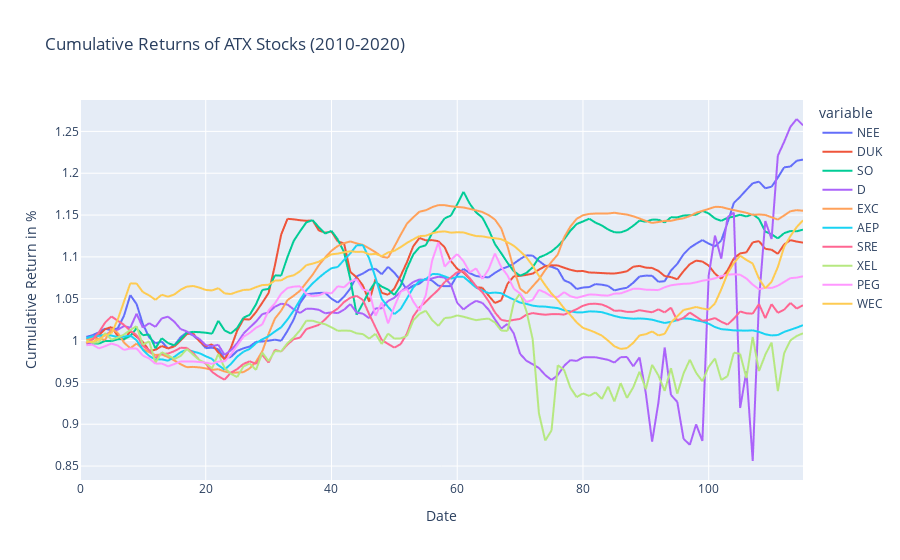

Notebook source saved alongside this figure:
### Code cell
dfNEE = pd.DataFrame(test_resultNEE,
                  columns = ['NEE'])
dfDUK = pd.DataFrame(test_resultDUK,
                  columns = ['DUK'])
dfSO = pd.DataFrame(test_resultSO,
                  columns = ['SO'])
dfD = pd.DataFrame(test_resultD,
                  columns = ['D'])
dfEXC = pd.DataFrame(test_resultEXC,
                  columns = ['EXC'])
dfAEP = pd.DataFrame(test_resultAEP,
                  columns = ['AEP'])
dfSRE = pd.DataFrame(test_resultSRE,
                  columns = ['SRE'])
dfXEL = pd.DataFrame(test_resultXEL,
                  columns = ['XEL'])
dfPEG = pd.DataFrame(test_resultPEG,
                  columns = ['PEG'])
dfWEC = pd.DataFrame(test_resultWEC,
                  columns = ['WEC'])
#---------------------------------------------------------------------------------------------#

TEST = pd.concat([dfNEE,dfDUK,dfSO,dfD,dfEXC,dfAEP,dfSRE,dfXEL,dfPEG,dfWEC], axis=1)
#---------------------------------------------------------------------------------------------#

NEE_daily_returns = TEST['NEE'].pct_change()
DUK_daily_returns = TEST['DUK'].pct_change()

SO_daily_returns = TEST['SO'].pct_change()
D_daily_returns = TEST['D'].pct_change()

EXC_daily_returns = TEST['EXC'].pct_change()
AEP_daily_returns = TEST['AEP'].pct_change()

SRE_daily_returns = TEST['SRE'].pct_change()
XEL_daily_returns = TEST['XEL'].pct_change()

PEG_daily_returns = TEST['PEG'].pct_change()
WEC_daily_returns = TEST['WEC'].pct_change()
#---------------------------------------------------------------------------------------------#
dfNEEreturn = NEE_daily_returns.to_frame()
dfDUKreturn = DUK_daily_returns.to_frame()

dfSOreturn = SO_daily_returns.to_frame()
dfDreturn = D_daily_returns.to_frame()

dfEXCreturn = EXC_daily_returns.to_frame()
dfAEPreturn = AEP_daily_returns.to_frame()

dfSREreturn = SRE_daily_returns.to_frame()
dfXELreturn = XEL_daily_returns.to_frame()

dfPEGreturn = PEG_daily_returns.to_frame()
dfWECreturn = WEC_daily_returns.to_frame()
#---------------------------------------------------------------------------------------------#
TESTDailyReturn = pd.concat([dfNEEreturn,
                             dfDUKreturn,
                             dfSOreturn,
                             dfDreturn,
                             dfEXCreturn,
                             dfAEPreturn,
                             dfSREreturn,
                             dfXELreturn,
                             dfPEGreturn,
                             dfWECreturn], axis=1)
#---------------------------------------------------------------------------------------------#


NEE_cum_returns = (NEE_daily_returns + 1).cumprod()
DUK_cum_returns = (DUK_daily_returns + 1).cumprod()

SO_cum_returns = (SO_daily_returns + 1).cumprod()
D_cum_returns = (D_daily_returns + 1).cumprod()

EXC_cum_returns = (EXC_daily_returns + 1).cumprod()
AEP_cum_returns = (AEP_daily_returns + 1).cumprod()

SRE_cum_returns = (SRE_daily_returns + 1).cumprod()
XEL_cum_returns = (XEL_daily_returns + 1).cumprod()

PEG_cum_returns = (PEG_daily_returns + 1).cumprod()
WEC_cum_returns = (WEC_daily_returns + 1).cumprod()
#---------------------------------------------------------------------------------------------#

dfNEECUM = NEE_cum_returns.to_frame()
dfDUKCUM = DUK_cum_returns.to_frame()

dfSOCUM = SO_cum_returns.to_frame()
dfDCUM = D_cum_returns.to_frame()

dfEXCCUM = EXC_cum_returns.to_frame()
dfAEPCUM = AEP_cum_returns.to_frame()

dfSRECUM = SRE_cum_returns.to_frame()
dfXELCUM = XEL_cum_returns.to_frame()

dfPEGCUM = PEG_cum_returns.to_frame()
dfWECCUM = WEC_cum_returns.to_frame()

#---------------------------------------------------------------------------------------------#
TESTCUM = pd.concat([dfNEECUM,dfDUKCUM,dfSOCUM,dfDCUM,dfEXCCUM,dfAEPCUM,dfSRECUM,dfXELCUM,dfPEGCUM,dfWECCUM], axis=1)
#---------------------------------------------------------------------------------------------#

atx_comps_returns = TESTDailyReturn
atx_comps_rets_cumprod = TESTCUM 

#---------------------------------------------------------------------------------------------#

fig = px.line(atx_comps_rets_cumprod, x=atx_comps_rets_cumprod.index, y=atx_comps_rets_cumprod.columns, title='Cumulative Returns of ATX Stocks (2010-2020)')
######
fig.update_xaxes(title_text='Date')
fig.update_yaxes(title_text='Cumulative Return in %')

fig.show()
#---------------------------------------------------------------------------------------------#


mu = expected_returns.ema_historical_return(atx_comps_returns, returns_data = True, span = 500)
Sigma = risk_models.exp_cov(atx_comps_returns, returns_data = True, span = 180)


ret_ef = np.arange(0, mu.max(), 0.01)
vol_ef = []
for i in np.arange(0, mu.max(), 0.01):
    ef_Pred7 = EfficientFrontier(mu, Sigma)
    ef_Pred7.efficient_return(i)
    vol_ef.append(ef_Pred7.portfolio_performance()[1])

ef_Pred7 = EfficientFrontier(mu, Sigma)
ef_Pred7.min_volatility()
min_vol_ret = ef_Pred7.portfolio_performance()[0]
min_vol_vol = ef_Pred7.portfolio_performance()[1]

ef_Pred7.max_sharpe(risk_free_rate=0.009)
max_sharpe_ret = ef_Pred7.portfolio_performance()[0]
max_sharpe_vol = ef_Pred7.portfolio_performance()[1]


portfolioREAL = pd.concat([closeNEE,
                   closeDUK,
                   closeSO,
                   closeD,
                   closeEXC,
                   closeAEP,
                   closeSRE,
                   closeXEL,
                   closePEG,
                   closeWEC,
                      ], axis=1)

### Figure 1 — Plotly figure (JSON) as saved in the notebook; plotly's stock layout.template omitted (floating-point values rounded to 4 significant figures)
{"data": [{"hovertemplate": "variable=NEE<br>index=%{x}<br>value=%{y}<extra></extra>", "legendgroup": "NEE", "line": {"color": "#636efa", "dash": "solid"}, "mode": "lines", "name": "NEE", "showlegend": true, "type": "scattergl", "x": [0, 1, 2, 3, 4, 5, 6, 7, 8, 9, 10, 11, 12, 13, 14, 15, 16, 17, 18, 19, 20, 21, 22, 23, 24, 25, 26, 27, 28, 29, 30, 31, 32, 33, 34, 35, 36, 37, 38, 39, 40, 41, 42, 43, 44, 45, 46, 47, 48, 49, 50, 51, 52, 53, 54, 55, 56, 57, 58, 59, 60, 61, 62, 63, 64, 65, 66, 67, 68, 69, 70, 71, 72, 73, 74, 75, 76, 77, 78, 79, 80, 81, 82, 83, 84, 85, 86, 87, 88, 89, 90, 91, 92, 93, 94, 95, 96, 97, 98, 99, 100, 101, 102, 103, 104, 105, 106, 107, 108, 109, 110, 111, 112, 113, 114, 115], "xaxis": "x", "y": [null, 1.004, 1.006, 1.01, 1.014, 1.012, 1.015, 1.03, 1.054, 1.044, 1.02, 1.004, 0.9967, 0.9989, 0.9903, 0.9942, 1.004, 1.01, 1.006, 0.9996, 0.9909, 0.9915, 0.9897, 0.9783, 0.9804, 0.9876, 0.9908, 0.9929, 0.9985, 0.9989, 0.9998, 1.001, 0.9997, 1.012, 1.025, 1.045, 1.055, 1.056, 1.057, 1.057, 1.05, 1.045, 1.052, 1.062, 1.077, 1.08, 1.085, 1.086, 1.079, 1.088, 1.081, 1.072, 1.061, 1.066, 1.068, 1.074, 1.072, 1.065, 1.065, 1.065, 1.078, 1.086, 1.081, 1.077, 1.076, 1.075, 1.081, 1.085, 1.088, 1.092, 1.097, 1.102, 1.102, 1.095, 1.089, 1.088, 1.085, 1.072, 1.069, 1.062, 1.063, 1.064, 1.067, 1.067, 1.065, 1.06, 1.062, 1.063, 1.069, 1.077, 1.078, 1.077, 1.07, 1.071, 1.084, 1.092, 1.103, 1.111, 1.116, 1.12, 1.116, 1.112, 1.12, 1.141, 1.165, 1.172, 1.18, 1.188, 1.19, 1.182, 1.184, 1.195, 1.207, 1.208, 1.215, 1.216], "yaxis": "y"}, {"hovertemplate": "variable=DUK<br>index=%{x}<br>value=%{y}<extra></extra>", "legendgroup": "DUK", "line": {"color": "#EF553B", "dash": "solid"}, "mode": "lines", "name": "DUK", "showlegend": true, "type": "scattergl", "x": [0, 1, 2, 3, 4, 5, 6, 7, 8, 9, 10, 11, 12, 13, 14, 15, 16, 17, 18, 19, 20, 21, 22, 23, 24, 25, 26, 27, 28, 29, 30, 31, 32, 33, 34, 35, 36, 37, 38, 39, 40, 41, 42, 43, 44, 45, 46, 47, 48, 49, 50, 51, 52, 53, 54, 55, 56, 57, 58, 59, 60, 61, 62, 63, 64, 65, 66, 67, 68, 69, 70, 71, 72, 73, 74, 75, 76, 77, 78, 79, 80, 81, 82, 83, 84, 85, 86, 87, 88, 89, 90, 91, 92, 93, 94, 95, 96, 97, 98, 99, 100, 101, 102, 103, 104, 105, 106, 107, 108, 109, 110, 111, 112, 113, 114, 115], "xaxis": "x", "y": [null, 1.003, 1.002, 1.006, 1.014, 1.016, 1.006, 1.001, 1.011, 1.005, 0.9985, 0.988, 0.9888, 0.9935, 0.9906, 0.9929, 1.0, 1.008, 1.008, 0.9991, 0.993, 0.9955, 0.9856, 0.9774, 0.9911, 1.012, 1.026, 1.025, 1.034, 1.045, 1.057, 1.09, 1.127, 1.146, 1.145, 1.144, 1.143, 1.144, 1.131, 1.129, 1.13, 1.119, 1.116, 1.082, 1.076, 1.066, 1.046, 1.074, 1.057, 1.055, 1.062, 1.077, 1.094, 1.113, 1.123, 1.12, 1.12, 1.119, 1.112, 1.095, 1.086, 1.081, 1.074, 1.064, 1.063, 1.054, 1.045, 1.048, 1.068, 1.077, 1.077, 1.078, 1.08, 1.085, 1.089, 1.09, 1.09, 1.087, 1.085, 1.083, 1.083, 1.081, 1.081, 1.081, 1.08, 1.08, 1.081, 1.083, 1.088, 1.089, 1.087, 1.087, 1.083, 1.077, 1.076, 1.073, 1.083, 1.091, 1.096, 1.094, 1.09, 1.08, 1.074, 1.084, 1.098, 1.104, 1.105, 1.117, 1.119, 1.11, 1.109, 1.104, 1.115, 1.12, 1.118, 1.117], "yaxis": "y"}, {"hovertemplate": "variable=SO<br>index=%{x}<br>value=%{y}<extra></extra>", "legendgroup": "SO", "line": {"color": "#00cc96", "dash": "solid"}, "mode": "lines", "name": "SO", "showlegend": true, "type": "scattergl", "x": [0, 1, 2, 3, 4, 5, 6, 7, 8, 9, 10, 11, 12, 13, 14, 15, 16, 17, 18, 19, 20, 21, 22, 23, 24, 25, 26, 27, 28, 29, 30, 31, 32, 33, 34, 35, 36, 37, 38, 39, 40, 41, 42, 43, 44, 45, 46, 47, 48, 49, 50, 51, 52, 53, 54, 55, 56, 57, 58, 59, 60, 61, 62, 63, 64, 65, 66, 67, 68, 69, 70, 71, 72, 73, 74, 75, 76, 77, 78, 79, 80, 81, 82, 83, 84, 85, 86, 87, 88, 89, 90, 91, 92, 93, 94, 95, 96, 97, 98, 99, 100, 101, 102, 103, 104, 105, 106, 107, 108, 109, 110, 111, 112, 113, 114, 115], "xaxis": "x", "y": [null, 0.9967, 0.9968, 0.9963, 0.9996, 0.9994, 1.001, 1.002, 1.005, 1.015, 1.006, 1.007, 0.9907, 1.003, 0.997, 0.9943, 1.001, 1.009, 1.01, 1.01, 1.009, 1.008, 1.024, 1.012, 1.008, 1.015, 1.027, 1.031, 1.043, 1.06, 1.062, 1.078, 1.078, 1.1, 1.119, 1.131, 1.141, 1.144, 1.135, 1.128, 1.131, 1.121, 1.105, 1.073, 1.031, 1.045, 1.059, 1.07, 1.064, 1.061, 1.055, 1.065, 1.086, 1.103, 1.112, 1.114, 1.128, 1.136, 1.146, 1.149, 1.163, 1.178, 1.163, 1.153, 1.147, 1.133, 1.115, 1.104, 1.093, 1.083, 1.077, 1.081, 1.087, 1.099, 1.102, 1.106, 1.113, 1.121, 1.131, 1.139, 1.142, 1.146, 1.141, 1.138, 1.133, 1.129, 1.129, 1.132, 1.137, 1.143, 1.142, 1.145, 1.144, 1.141, 1.147, 1.147, 1.149, 1.15, 1.15, 1.155, 1.152, 1.146, 1.143, 1.147, 1.148, 1.15, 1.148, 1.151, 1.145, 1.13, 1.127, 1.122, 1.128, 1.131, 1.131, 1.133], "yaxis": "y"}, {"hovertemplate": "variable=D<br>index=%{x}<br>value=%{y}<extra></extra>", "legendgroup": "D", "line": {"color": "#ab63fa", "dash": "solid"}, "mode": "lines", "name": "D", "showlegend": true, "type": "scattergl", "x": [0, 1, 2, 3, 4, 5, 6, 7, 8, 9, 10, 11, 12, 13, 14, 15, 16, 17, 18, 19, 20, 21, 22, 23, 24, 25, 26, 27, 28, 29, 30, 31, 32, 33, 34, 35, 36, 37, 38, 39, 40, 41, 42, 43, 44, 45, 46, 47, 48, 49, 50, 51, 52, 53, 54, 55, 56, 57, 58, 59, 60, 61, 62, 63, 64, 65, 66, 67, 68, 69, 70, 71, 72, 73, 74, 75, 76, 77, 78, 79, 80, 81, 82, 83, 84, 85, 86, 87, 88, 89, 90, 91, 92, 93, 94, 95, 96, 97, 98, 99, 100, 101, 102, 103, 104, 105, 106, 107, 108, 109, 110, 111, 112, 113, 114, 115], "xaxis": "x", "y": [null, 0.9974, 0.9968, 1.002, 1.006, 1.011, 1.013, 1.017, 1.015, 1.032, 1.015, 1.021, 1.016, 1.026, 1.029, 1.023, 1.014, 1.011, 1.006, 1.002, 0.9945, 0.9932, 0.995, 0.9828, 0.9884, 0.9969, 1.008, 1.016, 1.023, 1.032, 1.034, 1.04, 1.044, 1.043, 1.037, 1.033, 1.038, 1.038, 1.037, 1.033, 1.034, 1.033, 1.037, 1.044, 1.033, 1.032, 1.027, 1.039, 1.038, 1.047, 1.051, 1.058, 1.064, 1.07, 1.073, 1.072, 1.074, 1.076, 1.075, 1.067, 1.045, 1.037, 1.043, 1.048, 1.045, 1.037, 1.025, 1.014, 1.02, 1.008, 0.9841, 0.9759, 0.9717, 0.9672, 0.9587, 0.9529, 0.9586, 0.9698, 0.9766, 0.9756, 0.9799, 0.9801, 0.98, 0.9785, 0.9769, 0.9737, 0.9801, 0.9803, 0.9691, 0.98, 0.9369, 0.8791, 0.9258, 0.9917, 0.9349, 0.9268, 0.8826, 0.8753, 0.8999, 0.8799, 1.078, 1.125, 1.098, 1.147, 1.153, 0.9194, 0.9633, 0.856, 1.049, 1.143, 1.121, 1.221, 1.238, 1.255, 1.265, 1.257], "yaxis": "y"}, {"hovertemplate": "variable=EXC<br>index=%{x}<br>value=%{y}<extra></extra>", "legendgroup": "EXC", "line": {"color": "#FFA15A", "dash": "solid"}, "mode": "lines", "name": "EXC", "showlegend": true, "type": "scattergl", "x": [0, 1, 2, 3, 4, 5, 6, 7, 8, 9, 10, 11, 12, 13, 14, 15, 16, 17, 18, 19, 20, 21, 22, 23, 24, 25, 26, 27, 28, 29, 30, 31, 32, 33, 34, 35, 36, 37, 38, 39, 40, 41, 42, 43, 44, 45, 46, 47, 48, 49, 50, 51, 52, 53, 54, 55, 56, 57, 58, 59, 60, 61, 62, 63, 64, 65, 66, 67, 68, 69, 70, 71, 72, 73, 74, 75, 76, 77, 78, 79, 80, 81, 82, 83, 84, 85, 86, 87, 88, 89, 90, 91, 92, 93, 94, 95, 96, 97, 98, 99, 100, 101, 102, 103, 104, 105, 106, 107, 108, 109, 110, 111, 112, 113, 114, 115], "xaxis": "x", "y": [null, 1.001, 1.003, 1.002, 1.001, 1.014, 1.009, 0.9975, 0.9908, 0.9964, 0.9898, 0.9861, 0.9827, 0.9834, 0.9802, 0.9762, 0.9717, 0.9682, 0.9685, 0.9679, 0.9667, 0.9649, 0.9658, 0.963, 0.9615, 0.9618, 0.9623, 0.9667, 0.9748, 0.9872, 1.008, 1.026, 1.036, 1.048, 1.054, 1.06, 1.069, 1.079, 1.09, 1.099, 1.107, 1.113, 1.116, 1.118, 1.116, 1.114, 1.11, 1.106, 1.1, 1.099, 1.112, 1.126, 1.14, 1.147, 1.154, 1.156, 1.159, 1.162, 1.162, 1.161, 1.16, 1.159, 1.157, 1.156, 1.154, 1.15, 1.145, 1.134, 1.113, 1.086, 1.062, 1.056, 1.065, 1.073, 1.084, 1.094, 1.103, 1.123, 1.136, 1.146, 1.15, 1.151, 1.152, 1.152, 1.152, 1.153, 1.152, 1.151, 1.149, 1.146, 1.143, 1.141, 1.142, 1.143, 1.143, 1.145, 1.146, 1.149, 1.153, 1.155, 1.157, 1.16, 1.16, 1.158, 1.156, 1.154, 1.153, 1.15, 1.151, 1.15, 1.147, 1.145, 1.15, 1.155, 1.156, 1.155], "yaxis": "y"}, {"hovertemplate": "variable=AEP<br>index=%{x}<br>value=%{y}<extra></extra>", "legendgroup": "AEP", "line": {"color": "#19d3f3", "dash": "solid"}, "mode": "lines", "name": "AEP", "showlegend": true, "type": "scattergl", "x": [0, 1, 2, 3, 4, 5, 6, 7, 8, 9, 10, 11, 12, 13, 14, 15, 16, 17, 18, 19, 20, 21, 22, 23, 24, 25, 26, 27, 28, 29, 30, 31, 32, 33, 34, 35, 36, 37, 38, 39, 40, 41, 42, 43, 44, 45, 46, 47, 48, 49, 50, 51, 52, 53, 54, 55, 56, 57, 58, 59, 60, 61, 62, 63, 64, 65, 66, 67, 68, 69, 70, 71, 72, 73, 74, 75, 76, 77, 78, 79, 80, 81, 82, 83, 84, 85, 86, 87, 88, 89, 90, 91, 92, 93, 94, 95, 96, 97, 98, 99, 100, 101, 102, 103, 104, 105, 106, 107, 108, 109, 110, 111, 112, 113, 114, 115], "xaxis": "x", "y": [null, 1.003, 1.005, 1.006, 1.007, 1.006, 1.004, 1.005, 1.006, 1.0, 0.989, 0.9816, 0.9774, 0.9776, 0.9759, 0.9805, 0.986, 0.9892, 0.9869, 0.9848, 0.9813, 0.9781, 0.9706, 0.9652, 0.972, 0.9807, 0.9866, 0.9901, 0.997, 1.002, 1.005, 1.011, 1.016, 1.025, 1.036, 1.049, 1.06, 1.068, 1.075, 1.081, 1.086, 1.088, 1.096, 1.104, 1.114, 1.114, 1.098, 1.075, 1.05, 1.04, 1.032, 1.038, 1.05, 1.063, 1.071, 1.073, 1.08, 1.079, 1.077, 1.074, 1.076, 1.076, 1.07, 1.063, 1.06, 1.057, 1.057, 1.057, 1.052, 1.049, 1.045, 1.044, 1.042, 1.041, 1.041, 1.04, 1.039, 1.036, 1.035, 1.034, 1.034, 1.035, 1.035, 1.034, 1.032, 1.029, 1.028, 1.027, 1.026, 1.026, 1.026, 1.025, 1.023, 1.021, 1.022, 1.024, 1.026, 1.026, 1.024, 1.023, 1.02, 1.016, 1.014, 1.013, 1.012, 1.012, 1.012, 1.012, 1.01, 1.008, 1.006, 1.007, 1.01, 1.013, 1.015, 1.018], "yaxis": "y"}, {"hovertemplate": "variable=SRE<br>index=%{x}<br>value=%{y}<extra></extra>", "legendgroup": "SRE", "line": {"color": "#FF6692", "dash": "solid"}, "mode": "lines", "name": "SRE", "showlegend": true, "type": "scattergl", "x": [0, 1, 2, 3, 4, 5, 6, 7, 8, 9, 10, 11, 12, 13, 14, 15, 16, 17, 18, 19, 20, 21, 22, 23, 24, 25, 26, 27, 28, 29, 30, 31, 32, 33, 34, 35, 36, 37, 38, 39, 40, 41, 42, 43, 44, 45, 46, 47, 48, 49, 50, 51, 52, 53, 54, 55, 56, 57, 58, 59, 60, 61, 62, 63, 64, 65, 66, 67, 68, 69, 70, 71, 72, 73, 74, 75, 76, 77, 78, 79, 80, 81, 82, 83, 84, 85, 86, 87, 88, 89, 90, 91, 92, 93, 94, 95, 96, 97, 98, 99, 100, 101, 102, 103, 104, 105, 106, 107, 108, 109, 110, 111, 112, 113, 114, 115], "xaxis": "x", "y": [null, 0.9966, 1.002, 1.01, 1.022, 1.029, 1.024, 1.019, 1.012, 1.007, 0.9935, 0.9887, 0.9793, 0.984, 0.9845, 0.9873, 0.9914, 0.9912, 0.985, 0.9766, 0.9726, 0.9626, 0.9573, 0.9532, 0.9617, 0.9658, 0.9721, 0.9752, 0.9721, 0.983, 0.9736, 0.9889, 0.9868, 0.9953, 1.002, 1.004, 1.014, 1.016, 1.019, 1.025, 1.033, 1.038, 1.046, 1.051, 1.053, 1.049, 1.031, 1.016, 1.001, 0.996, 0.9916, 0.9957, 1.008, 1.029, 1.04, 1.046, 1.054, 1.061, 1.07, 1.075, 1.082, 1.083, 1.075, 1.065, 1.058, 1.047, 1.034, 1.025, 1.023, 1.025, 1.026, 1.031, 1.033, 1.032, 1.031, 1.032, 1.032, 1.031, 1.034, 1.038, 1.042, 1.044, 1.044, 1.043, 1.04, 1.036, 1.036, 1.034, 1.034, 1.036, 1.035, 1.034, 1.037, 1.034, 1.039, 1.024, 1.027, 1.033, 1.029, 1.024, 1.025, 1.027, 1.022, 1.019, 1.026, 1.035, 1.033, 1.032, 1.044, 1.027, 1.044, 1.033, 1.037, 1.045, 1.038, 1.042], "yaxis": "y"}, {"hovertemplate": "variable=XEL<br>index=%{x}<br>value=%{y}<extra></extra>", "legendgroup": "XEL", "line": {"color": "#B6E880", "dash": "solid"}, "mode": "lines", "name": "XEL", "showlegend": true, "type": "scattergl", "x": [0, 1, 2, 3, 4, 5, 6, 7, 8, 9, 10, 11, 12, 13, 14, 15, 16, 17, 18, 19, 20, 21, 22, 23, 24, 25, 26, 27, 28, 29, 30, 31, 32, 33, 34, 35, 36, 37, 38, 39, 40, 41, 42, 43, 44, 45, 46, 47, 48, 49, 50, 51, 52, 53, 54, 55, 56, 57, 58, 59, 60, 61, 62, 63, 64, 65, 66, 67, 68, 69, 70, 71, 72, 73, 74, 75, 76, 77, 78, 79, 80, 81, 82, 83, 84, 85, 86, 87, 88, 89, 90, 91, 92, 93, 94, 95, 96, 97, 98, 99, 100, 101, 102, 103, 104, 105, 106, 107, 108, 109, 110, 111, 112, 113, 114, 115], "xaxis": "x", "y": [null, 1.0, 0.9973, 0.9979, 1.009, 1.001, 1.003, 1.007, 1.013, 1.017, 0.9949, 0.9992, 0.9735, 0.9861, 0.9824, 0.978, 0.9816, 0.99, 0.9831, 0.9766, 0.9732, 0.9666, 0.9841, 0.9672, 0.9602, 0.9563, 0.9691, 0.9726, 0.9649, 0.9857, 0.9754, 0.9874, 0.9871, 0.9969, 1.004, 1.012, 1.024, 1.024, 1.021, 1.019, 1.016, 1.012, 1.012, 1.012, 1.009, 1.008, 1.002, 1.008, 0.9958, 1.008, 1.002, 1.003, 1.006, 1.024, 1.032, 1.036, 1.025, 1.017, 1.027, 1.028, 1.03, 1.028, 1.026, 1.024, 1.026, 1.026, 1.022, 1.012, 1.012, 1.046, 1.056, 1.035, 1.002, 0.9129, 0.8804, 0.8926, 0.9706, 0.9649, 0.9436, 0.9324, 0.9368, 0.9338, 0.9381, 0.9301, 0.9451, 0.9271, 0.9492, 0.9313, 0.9442, 0.9629, 0.9418, 0.9711, 0.9583, 0.9398, 0.967, 0.9364, 0.9607, 0.9771, 0.9614, 0.9513, 0.9686, 0.9786, 0.9529, 0.9574, 0.9855, 0.9841, 0.9551, 1.004, 0.9635, 0.9829, 0.9978, 0.9395, 0.9848, 1.0, 1.005, 1.009], "yaxis": "y"}, {"hovertemplate": "variable=PEG<br>index=%{x}<br>value=%{y}<extra></extra>", "legendgroup": "PEG", "line": {"color": "#FF97FF", "dash": "solid"}, "mode": "lines", "name": "PEG", "showlegend": true, "type": "scattergl", "x": [0, 1, 2, 3, 4, 5, 6, 7, 8, 9, 10, 11, 12, 13, 14, 15, 16, 17, 18, 19, 20, 21, 22, 23, 24, 25, 26, 27, 28, 29, 30, 31, 32, 33, 34, 35, 36, 37, 38, 39, 40, 41, 42, 43, 44, 45, 46, 47, 48, 49, 50, 51, 52, 53, 54, 55, 56, 57, 58, 59, 60, 61, 62, 63, 64, 65, 66, 67, 68, 69, 70, 71, 72, 73, 74, 75, 76, 77, 78, 79, 80, 81, 82, 83, 84, 85, 86, 87, 88, 89, 90, 91, 92, 93, 94, 95, 96, 97, 98, 99, 100, 101, 102, 103, 104, 105, 106, 107, 108, 109, 110, 111, 112, 113, 114, 115], "xaxis": "x", "y": [null, 0.9945, 0.995, 0.9907, 0.9932, 0.9964, 0.9941, 0.9888, 0.9906, 0.9905, 0.982, 0.9786, 0.9723, 0.9726, 0.9692, 0.9718, 0.975, 0.975, 0.975, 0.9744, 0.9736, 0.9721, 0.975, 0.9751, 0.9833, 0.9942, 1.005, 1.009, 1.015, 1.019, 1.036, 1.044, 1.056, 1.063, 1.064, 1.065, 1.055, 1.053, 1.054, 1.057, 1.056, 1.065, 1.064, 1.071, 1.073, 1.061, 1.059, 1.03, 1.046, 1.02, 1.041, 1.058, 1.062, 1.047, 1.036, 1.054, 1.095, 1.117, 1.088, 1.096, 1.103, 1.095, 1.082, 1.086, 1.074, 1.085, 1.104, 1.088, 1.078, 1.062, 1.056, 1.046, 1.049, 1.061, 1.057, 1.053, 1.052, 1.058, 1.053, 1.051, 1.053, 1.055, 1.055, 1.054, 1.054, 1.056, 1.056, 1.059, 1.062, 1.062, 1.061, 1.061, 1.06, 1.064, 1.066, 1.067, 1.068, 1.068, 1.07, 1.072, 1.073, 1.074, 1.077, 1.079, 1.079, 1.079, 1.074, 1.067, 1.061, 1.063, 1.063, 1.066, 1.07, 1.075, 1.075, 1.077], "yaxis": "y"}, {"hovertemplate": "variable=WEC<br>index=%{x}<br>value=%{y}<extra></extra>", "legendgroup": "WEC", "line": {"color": "#FECB52", "dash": "solid"}, "mode": "lines", "name": "WEC", "showlegend": true, "type": "scattergl", "x": [0, 1, 2, 3, 4, 5, 6, 7, 8, 9, 10, 11, 12, 13, 14, 15, 16, 17, 18, 19, 20, 21, 22, 23, 24, 25, 26, 27, 28, 29, 30, 31, 32, 33, 34, 35, 36, 37, 38, 39, 40, 41, 42, 43, 44, 45, 46, 47, 48, 49, 50, 51, 52, 53, 54, 55, 56, 57, 58, 59, 60, 61, 62, 63, 64, 65, 66, 67, 68, 69, 70, 71, 72, 73, 74, 75, 76, 77, 78, 79, 80, 81, 82, 83, 84, 85, 86, 87, 88, 89, 90, 91, 92, 93, 94, 95, 96, 97, 98, 99, 100, 101, 102, 103, 104, 105, 106, 107, 108, 109, 110, 111, 112, 113, 114, 115], "xaxis": "x", "y": [null, 0.9983, 0.9987, 1.001, 1.006, 1.009, 1.025, 1.047, 1.068, 1.068, 1.058, 1.054, 1.049, 1.055, 1.052, 1.055, 1.061, 1.064, 1.065, 1.063, 1.06, 1.06, 1.063, 1.056, 1.056, 1.058, 1.061, 1.061, 1.064, 1.066, 1.067, 1.072, 1.072, 1.076, 1.078, 1.083, 1.09, 1.092, 1.094, 1.099, 1.103, 1.104, 1.106, 1.107, 1.106, 1.106, 1.103, 1.104, 1.101, 1.105, 1.107, 1.112, 1.117, 1.121, 1.125, 1.125, 1.128, 1.13, 1.13, 1.129, 1.129, 1.129, 1.127, 1.125, 1.125, 1.123, 1.122, 1.121, 1.118, 1.113, 1.107, 1.1, 1.089, 1.077, 1.066, 1.056, 1.048, 1.039, 1.03, 1.022, 1.015, 1.013, 1.01, 1.006, 0.9999, 0.9932, 0.9899, 0.991, 0.9973, 1.006, 1.008, 1.011, 1.006, 1.008, 1.022, 1.029, 1.037, 1.038, 1.04, 1.038, 1.037, 1.044, 1.061, 1.08, 1.093, 1.101, 1.096, 1.092, 1.074, 1.062, 1.07, 1.088, 1.112, 1.125, 1.136, 1.144], "yaxis": "y"}], "layout": {"legend": {"title": {"text": "variable"}, "tracegroupgap": 0}, "title": {"text": "Cumulative Returns of ATX Stocks (2010-2020)"}, "xaxis": {"anchor": "y", "domain": [0, 1], "title": {"text": "Date"}}, "yaxis": {"anchor": "x", "domain": [0, 1], "title": {"text": "Cumulative Return in %"}}}}
